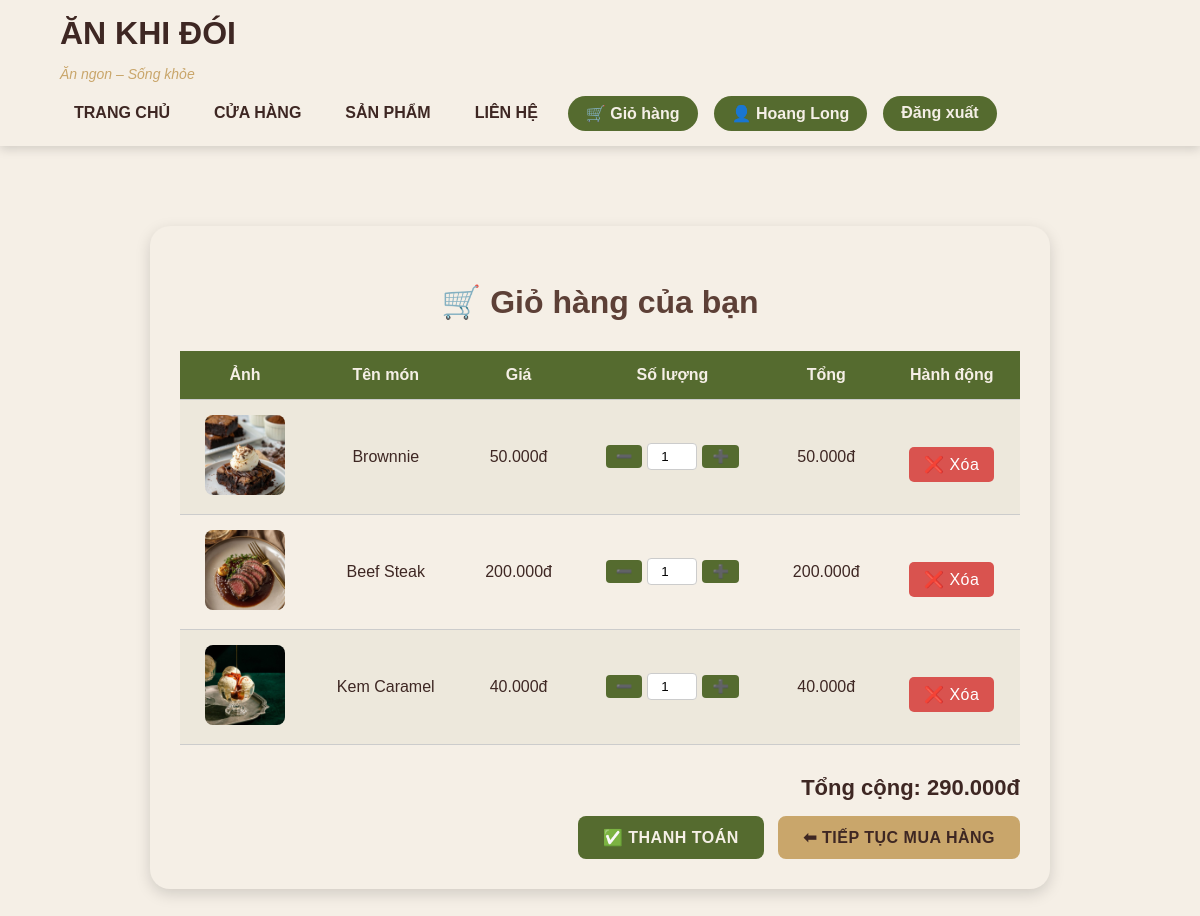
Screenshot of /view_cart.php (signed in) with the database file from the repository.
### tables this page shows
CREATE TABLE `cart_items` (
  `id` int(10) UNSIGNED NOT NULL,
  `cart_id` int(10) UNSIGNED NOT NULL,
  `food_id` int(10) UNSIGNED NOT NULL,
  `quantity` int(11) NOT NULL DEFAULT 1,
  `added_at` timestamp NOT NULL DEFAULT current_timestamp()
);

CREATE TABLE `foods` (
  `id` int(10) UNSIGNED NOT NULL,
  `category_id` int(10) UNSIGNED NOT NULL,
  `name` varchar(100) NOT NULL,
  `description` text DEFAULT NULL,
  `price` decimal(10,2) NOT NULL,
  `image` varchar(255) DEFAULT NULL,
  `available` tinyint(1) DEFAULT 1,
  `type` enum('normal','new','bestseller') DEFAULT 'normal',
  `created_at` timestamp NOT NULL DEFAULT current_timestamp()
);

### view_cart.php (the view, shortened to what this page needs)
<?php
$conn = new mysqli("localhost", "root", "", "food_db");
if (isset($_SESSION['user_id'])) {
    $user_id = intval($_SESSION['user_id']);
} else {
    $username = $conn->real_escape_string($_SESSION['username']);
    $u = $conn->query("SELECT id FROM users WHERE username = '$username' LIMIT 1");
    if ($u && $u->num_rows) {
        $user_id = intval($u->fetch_assoc()['id']);
    } else {
        die("Không tìm thấy user.");
    }
}
$cusQ = $conn->query("SELECT id FROM customers WHERE user_id = $user_id LIMIT 1");
if ($cusQ && $cusQ->num_rows) {
    $customer_id = intval($cusQ->fetch_assoc()['id']);
} else {
    $customer_id = 0;
}
$cart_id = 0;
if ($customer_id) {
    $cartQ = $conn->query("SELECT id FROM cart WHERE customer_id = $customer_id ORDER BY id DESC LIMIT 1");
    if ($cartQ && $cartQ->num_rows) $cart_id = intval($cartQ->fetch_assoc()['id']);
}
$items = [];
$total = 0;
if ($cart_id) {
    $sql = "SELECT ci.id AS item_id, f.id AS food_id, f.name, f.price, f.image, ci.quantity
            FROM cart_items ci
            JOIN foods f ON ci.food_id = f.id
            WHERE ci.cart_id = $cart_id";
    $res = $conn->query($sql);
    if ($res && $res->num_rows) {
        while ($r = $res->fetch_assoc()) {
            $r['subtotal'] = floatval($r['price']) * intval($r['quantity']);
            $total += $r['subtotal'];
            $items[] = $r;
        }
    }
}
?>
<!DOCTYPE html>
<html lang="vi">
<head>
<link rel="stylesheet" href="main.css">
</head>
<body>
<header>
  <div class="container">
    <div class="logo">
      <h1>ĂN KHI ĐÓI</h1>
      <p>Ăn ngon – Sống khỏe</p>
    </div>
    <nav>
      <a href="index.php">TRANG CHỦ</a>
      <a href="store.php">CỬA HÀNG</a>
      <a href="shop.php">SẢN PHẨM</a>
      <a href="contact.php">LIÊN HỆ</a>
      <a href="view_cart.php">🛒 Giỏ hàng</a>
      <?php if(isset($_SESSION['username'])): ?>
  <a href="account/account.php">👤 <?= htmlspecialchars($_SESSION['username']) ?></a>
  <a href="logout.php">Đăng xuất</a>
<?php else: ?>
  <a href="login.php">Đăng nhập</a>
  <a href="register.php">Đăng ký</a>
<?php endif; ?>
    </nav>
  </div>
</header>
<div class="cart-container">
  <h2>🛒 Giỏ hàng của bạn</h2>
  <?php if (empty($items)): ?>
    <p style="text-align:center;color:#f0e68c;">Giỏ hàng đang trống. <a href="index.php" class="btn btn-continue">Tiếp tục mua hàng</a></p>
  <?php else: ?>
    <table class="cart-table">
      <tr>
        <th>Ảnh</th>
        <th>Tên món</th>
        <th>Giá</th>
        <th>Số lượng</th>
        <th>Tổng</th>
        <th>Hành động</th>
      </tr>
      <?php foreach ($items as $it): ?>
      <tr>
        <td><img src="ảnh/<?= htmlspecialchars($it['image']) ?>" alt="<?= htmlspecialchars($it['name']) ?>"></td>
        <td><?= htmlspecialchars($it['name']) ?></td>
        <td><?= number_format($it['price'], 0, ',', '.') ?>đ</td>
        <td>
          <form method="POST" action="update_cart.php" class="quantity-form">
            <button type="submit" name="action" value="decrease" class="qty-btn">➖</button>
            <input class="qty-input" type="number" name="quantity" value="<?= intval($it['quantity']) ?>" min="1">
            <button type="submit" name="action" value="increase" class="qty-btn">➕</button>
          </form>
        </td>
        <td><?= number_format($it['subtotal'], 0, ',', '.') ?>đ</td>
        <td><a class="btn btn-remove" href="view_cart.php?remove=<?= intval($it['item_id']) ?>" onclick="return confirm('Xóa sản phẩm khỏi giỏ?')">❌ Xóa</a></td>
      </tr>
      <?php endforeach; ?>
    </table>
    <div class="total">Tổng cộng: <?= number_format($total, 0, ',', '.') ?>đ</div>
    <div style="text-align:right;">
      <a class="btn btn-checkout" href="checkout.php">✅ Thanh toán</a>
      <a class="btn btn-continue" href="index.php">⬅ Tiếp tục mua hàng</a>
    </div>
  <?php endif; ?>
</div>
</body>
</html>

### main.css (style rules this page uses)
* { box-sizing: border-box; font-family: "Poppins", sans-serif; }
body { margin: 0; background: #f5efe6; color: #2c2c2c; }
header { background: #f5efe6; box-shadow: 0 3px 10px rgba(0, 0, 0, 0.15); position: sticky; top: 0; z-index: 1000; }
header .container { width: 90%; max-width: 1200px; margin: 0 auto; padding: 15px 0; display: flex; justify-content: space-between; align-items: center; flex-wrap: wrap; }
.logo h1 { margin: 0; color: #3e2723; font-size: 32px; font-weight: 800; }
.logo p { color: #c9a66b; font-size: 14px; font-style: italic; }
nav { display: flex; gap: 16px; flex-wrap: wrap; }
nav a { color: #3e2723; text-decoration: none; font-weight: 600; padding: 8px 14px; border-radius: 8px; transition: all 0.25s ease; }
nav a[href*="cart"], nav a[href*="account"], nav a[href*="login"], nav a[href*="logout"], nav a[href*="register"] { background: #556b2f; color: #f5efe6; border-radius: 20px; padding: 8px 18px; }
.cart-container { width: 90%; max-width: 900px; margin: 80px auto; background: #f5efe6; padding: 30px; border-radius: 20px; box-shadow: 0 5px 15px rgba(0, 0, 0, 0.15); color: #3e2723; }
.cart-container h2 { text-align: center; color: #5d4037; font-size: 32px; margin-bottom: 30px; }
.cart-table td img { width: 80px; height: 80px; object-fit: cover; border-radius: 8px; }
.cart-table { width: 100%; border-collapse: collapse; margin-top: 20px; }
.cart-table th, .cart-table td { padding: 15px; text-align: center; border-bottom: 1px solid #ccc; }
.cart-table th { background: #556b2f; color: #f5efe6; }
.cart-table tr:nth-child(even) { background: rgba(85, 107, 47, 0.05); }
.quantity-form { display: flex; align-items: center; justify-content: center; }
.qty-btn { background: #556b2f; color: #fff; border: none; cursor: pointer; padding: 5px 10px; border-radius: 4px; transition: 0.3s; font-weight: bold; line-height: 1; }
.qty-input { width: 50px; text-align: center; border: 1px solid #ccc; margin: 0 5px; padding: 5px; border-radius: 4px; }
.total { text-align: right; color: #3e2723; font-size: 22px; font-weight: bold; margin-top: 30px; }
.btn { text-decoration: none; padding: 12px 25px; border-radius: 8px; font-weight: 600; display: inline-block; margin-top: 15px; transition: 0.3s; text-transform: uppercase; letter-spacing: 0.5px; }
.btn-checkout { background: #556b2f; color: #f5efe6; }
.btn-continue { background: #c9a66b; color: #3e2723; margin-left: 10px; }
.btn-remove { background: #d9534f; color: #fff; padding: 8px 15px; border-radius: 5px; text-decoration: none; font-weight: normal; display: inline-block; text-transform: none; }

### rows the page displays
cart_items: food.image (picture), food.name "Brownnie", food.price "50.000", quantity "1", subtotal "50.000"
cart_items: food.image (picture), food.name "Beef Steak", food.price "200.000", quantity "1", subtotal "200.000"
cart_items: food.image (picture), food.name "Kem Caramel", food.price "40.000", quantity "1", subtotal "40.000"

### other values shown
$_SESSION['username'] "Hoang Long"
$total "290.000"
